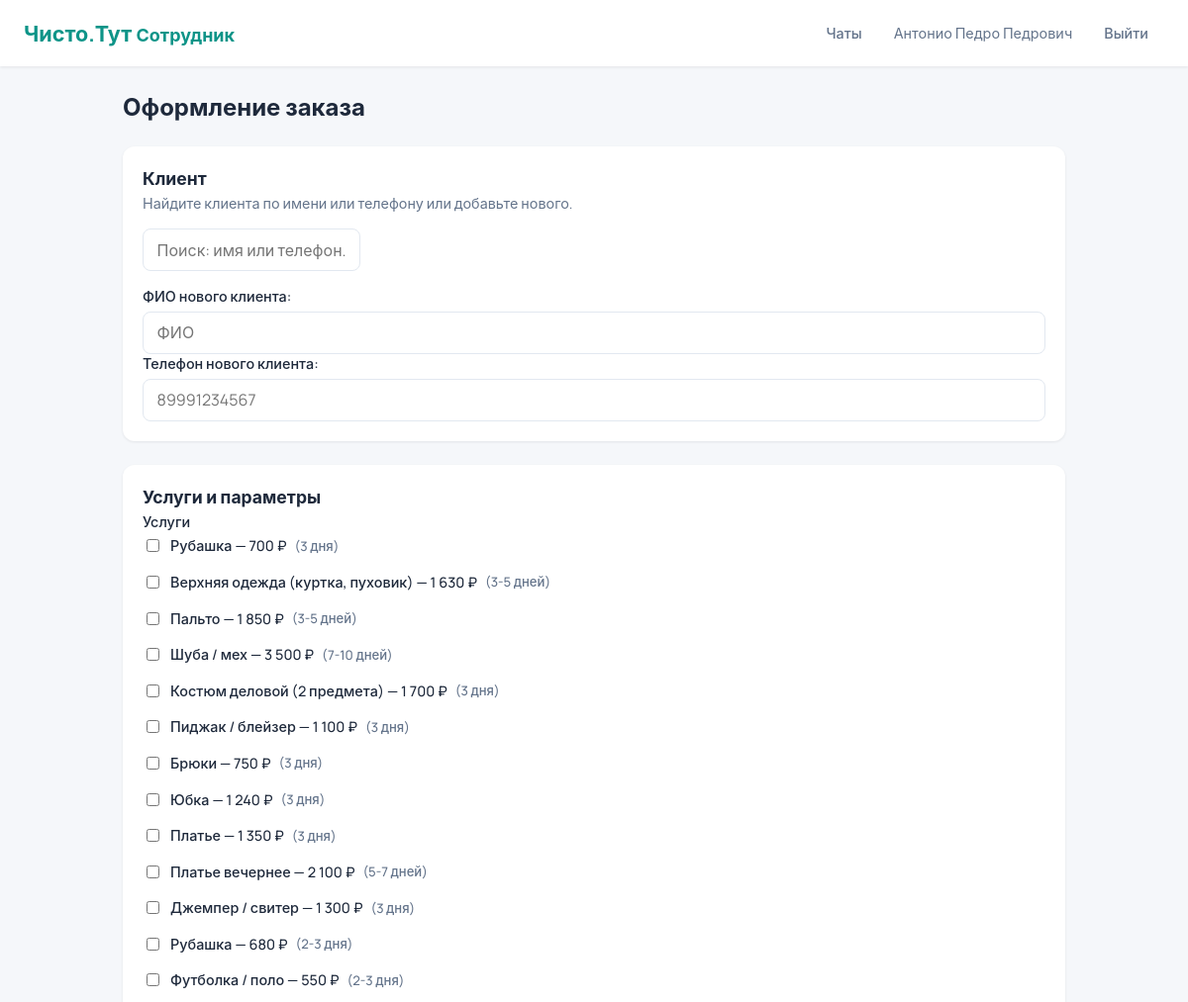
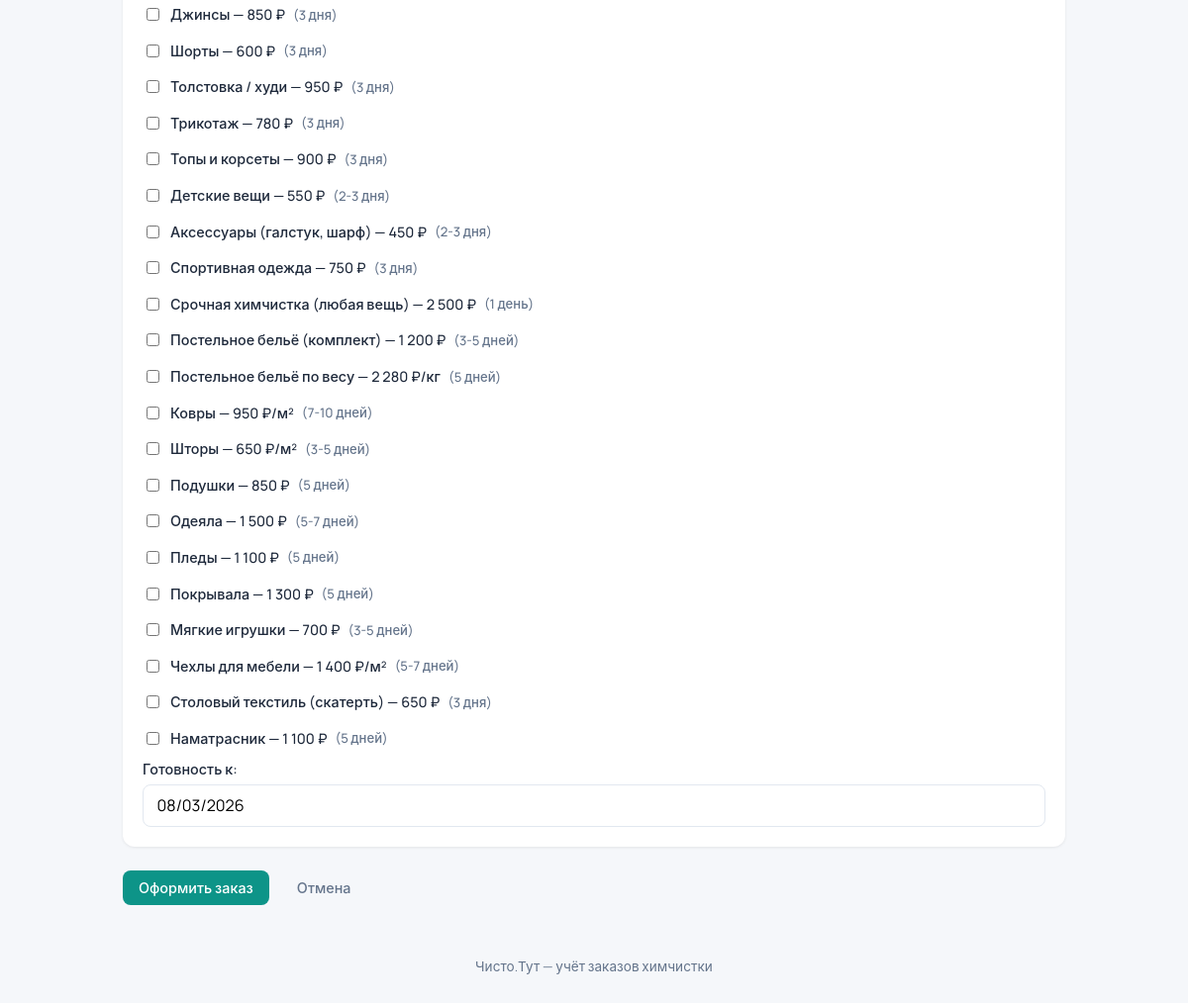
Screenshot of /staff/order/new/ (signed in) with the database file from the repository (2 pictures, top to bottom).
### core/models.py (models this page shows, shortened)
class User(AbstractUser):
    username = None
    phone = models.CharField(
        'Телефон',
        max_length=11,
        unique=True,
        validators=[phone_validator],
        help_text='Формат: 89991234567 или 79991234567',
    )
    patronymic = models.CharField('Отчество', max_length=150)
    objects = UserManager()
    USERNAME_FIELD = 'phone'
    REQUIRED_FIELDS = ['first_name']
    class Meta:
        verbose_name = 'пользователь'
        verbose_name_plural = 'пользователи'
    def get_full_name(self):
        parts = [self.last_name, self.first_name, self.patronymic]
        return ' '.join(p for p in parts if p)

class Service(models.Model):
    UNIT_PIECE = 'piece'
    UNIT_KG = 'kg'
    UNIT_M2 = 'm2'
    UNIT_CHOICES = [
        (UNIT_PIECE, 'За штуку'),
        (UNIT_KG, 'За кг'),
        (UNIT_M2, 'За м²'),
    ]
    category = models.ForeignKey(
        ServiceCategory, on_delete=models.SET_NULL,
        null=True, blank=True,
        related_name='services', verbose_name='Категория',
    )
    parent = models.ForeignKey(
        'self', on_delete=models.CASCADE,
        null=True, blank=True,
        related_name='children', verbose_name='Родительская услуга',
        help_text='Если задана — это вариант/подуслуга',
    )
    name = models.CharField('Название', max_length=200)
    price = models.DecimalField('Цена', max_digits=10, decimal_places=2, default=0)
    image = models.ImageField('Изображение', upload_to='services/', blank=True, null=True)
    cleaning_time = models.CharField('Срок чистки', max_length=50, default='3 дня', help_text='Например: 3 дня, 7-10 дней, от 5 дней')
    price_unit = models.CharField('Единица расчёта', max_length=10, choices=UNIT_CHOICES, default=UNIT_PIECE)
    has_dimensions = models.BooleanField('Нужны длина и ширина (м²)', default=False, help_text='Для штор, ковров и т.п.')
    has_weight = models.BooleanField('Нужен вес (кг)', default=False, help_text='Для постельного белья и т.п.')
    is_popular = models.BooleanField('Популярная (на главной)', default=False)
    class Meta:
        verbose_name = 'услуга'
        verbose_name_plural = 'услуги'
    def price_label(self):
        if self.price_unit == self.UNIT_KG:
            return f"{self.price:,.0f} ₽/кг".replace(',', ' ')
        if self.price_unit == self.UNIT_M2:
            return f"{self.price:,.0f} ₽/м²".replace(',', ' ')
        return f"{self.price:,.0f} ₽".replace(',', ' ')

### core/views.py (the view, shortened to what this page needs)
# urls.py: path('order/new/', views.order_create, name='order_create'),
@login_required
def order_create(request):
    default_ready = timezone.localdate() + timezone.timedelta(days=3)
    form = OrderCreateForm(
        request.POST or None,
        initial={'ready_by': default_ready},
    )
    return render(request, 'core/order_create.html', {
        'form': form,
        'services': Service.objects.all(),
    })

### core/forms.py (shortened to what this page needs)
class OrderCreateForm(forms.Form):
    client_id = forms.IntegerField(required=False, widget=forms.HiddenInput())
    new_client_name = forms.CharField(
        label='ФИО нового клиента',
        max_length=200,
        required=False,
        widget=forms.TextInput(attrs={'class': 'form-input', 'placeholder': 'ФИО'}),
    )
    new_client_phone = forms.CharField(
        label='Телефон нового клиента',
        max_length=20,
        required=False,
        widget=forms.TextInput(attrs={'class': 'form-input', 'placeholder': '89991234567'}),
    )
    services = forms.ModelMultipleChoiceField(
        label='Услуги',
        queryset=Service.objects.all(),
        widget=forms.CheckboxSelectMultiple(attrs={'class': 'service-checkbox'}),
        required=True,
    )
    ready_by = forms.DateField(
        label='Готовность к',
        required=True,
        input_formats=['%d/%m/%Y', '%d.%m.%Y', '%Y-%m-%d'],
        widget=forms.DateInput(
            format='%d/%m/%Y',
            attrs={'class': 'form-input', 'placeholder': 'день/месяц/год'},
        ),
    )

### templates/core/order_create.html (shortened to what this page needs)
{% extends 'base.html' %}
{% block content %}
<div class="order-create">
    <h1 class="page-title">Оформление заказа</h1>
    <form method="post" class="order-form" id="order-form">
        <section class="form-section">
            <h2>Клиент</h2>
            <p class="section-desc">Найдите клиента по имени или телефону или добавьте нового.</p>
            <div class="client-search-row">
                <input type="text" id="client-search" class="form-input" placeholder="Поиск: имя или телефон..."
                       autocomplete="off">
            </div>
            <div id="new-client-fields" class="new-client-fields">
                <div class="form-group">
                    {{ form.new_client_name.label_tag }}
                    {{ form.new_client_name }}
                </div>
                <div class="form-group">
                    {{ form.new_client_phone.label_tag }}
                    {{ form.new_client_phone }}
                </div>
            </div>
        </section>
        <section class="form-section">
            <h2>Услуги и параметры</h2>
            <div class="form-group">
                <label>Услуги</label>
                {% for svc in services %}
                    <div class="svc-check-row">
                        <label class="checkbox-label">
                            <input type="checkbox" name="services" value="{{ svc.pk }}" class="service-checkbox"
                                   data-dims="{{ svc.has_dimensions|yesno:'1,0' }}" data-weight="{{ svc.has_weight|yesno:'1,0' }}">
                            {{ svc.name }} — {{ svc.price_label }}
                            <span class="svc-clean-time">({{ svc.cleaning_time }})</span>
                        </label>
                    </div>
                {% empty %}
                    <p class="empty">Нет услуг в прайсе. Добавьте в <a href="/admin/core/service/">админке</a>.</p>
                {% endfor %}
            </div>
            <div class="form-group">
                {{ form.ready_by.label_tag }}
                {{ form.ready_by }}
            </div>
        </section>
        <div class="form-actions">
            <button type="submit" class="btn btn-primary">Оформить заказ</button>
            <a href="{% url 'core:home' %}" class="btn btn-ghost">Отмена</a>
        </div>
    </form>
</div>
{% endblock %}

### templates/base.html (shortened to what this page needs)
<!DOCTYPE html>
<html lang="ru">
<head>
    {% load static %}
    <link rel="stylesheet" href="{% static 'css/style.css' %}">
    <link rel="stylesheet" href="{% static 'css/customer.css' %}">
</head>
<body>
    <header class="header">
        <a href="{% url 'core:home' %}" class="logo">Чисто.Тут <small>Сотрудник</small></a>
        <nav class="nav">
            {% if user.is_authenticated %}
                <a href="{% url 'core:staff_chat_list' %}" class="btn btn-ghost">Чаты</a>
                <span class="user-name">{{ user.get_full_name }}</span>
                <form action="{% url 'core:logout' %}" method="post" class="logout-form">
                    <button type="submit" class="btn btn-ghost">Выйти</button>
                </form>
            {% else %}
                <a href="{% url 'core:login' %}" class="btn btn-ghost">Вход</a>
                <a href="{% url 'core:register' %}" class="btn btn-primary">Регистрация</a>
            {% endif %}
        </nav>
    </header>
    <main class="main">
        {% block content %}{% endblock %}
    </main>
    <footer class="footer">
        <p>Чисто.Тут — учёт заказов химчистки</p>
    </footer>
</body>
</html>

### static/css/style.css (style rules this page uses)
:root { --bg: #f5f7fa; --surface: #ffffff; --primary: #0d9488; --primary-dark: #0f766e; --text: #1e293b; --text-muted: #64748b; --border: #e2e8f0; --danger: #dc2626; --warning: #d97706; --radius: 12px; --shadow: 0 1px 3px rgba(0,0,0,.08); --shadow-md: 0 4px 12px rgba(0,0,0,.08); }
* { box-sizing: border-box; }
body { font-family: 'Manrope', -apple-system, sans-serif; background: var(--bg); color: var(--text); margin: 0; min-height: 100vh; display: flex; flex-direction: column; }
.header { background: var(--surface); padding: 1rem 1.5rem; display: flex; align-items: center; justify-content: space-between; box-shadow: var(--shadow); }
.logo { font-size: 1.35rem; font-weight: 700; color: var(--primary); text-decoration: none; }
.nav { display: flex; align-items: center; gap: 1rem; }
.user-name { color: var(--text-muted); font-size: 0.9rem; }
.btn { display: inline-flex; align-items: center; justify-content: center; padding: 0.5rem 1rem; border-radius: 8px; font-family: inherit; font-size: 0.9rem; font-weight: 500; text-decoration: none; border: none; cursor: pointer; transition: background .2s, color .2s; }
.btn-primary { background: var(--primary); color: #fff; }
.btn-ghost { background: transparent; color: var(--text-muted); }
.logout-form { display: inline; margin: 0; }
.main { flex: 1; padding: 1.5rem; max-width: 1000px; margin: 0 auto; width: 100%; }
.footer { text-align: center; padding: 1rem; color: var(--text-muted); font-size: 0.85rem; }
.form-group { display: flex; flex-direction: column; gap: 0.35rem; }
.form-group label { font-size: 0.9rem; font-weight: 500; color: var(--text); }
.form-input { padding: 0.6rem 0.85rem; border: 1px solid var(--border); border-radius: 8px; font-family: inherit; font-size: 1rem; }
.page-title { margin: 0 0 1.5rem; font-size: 1.5rem; }
.section-desc { color: var(--text-muted); font-size: 0.9rem; margin: 0 0 1rem; }
.form-section { background: var(--surface); border-radius: var(--radius); padding: 1.25rem; box-shadow: var(--shadow); margin-bottom: 1.5rem; }
.form-section h2 { margin: 0 0 0.25rem; font-size: 1.1rem; }
.client-search-row { position: relative; margin-bottom: 0.75rem; }
.new-client-fields { margin-top: 1rem; }
.checkbox-label, .radio-label { display: flex; align-items: center; gap: 0.5rem; margin-bottom: 0.5rem; font-weight: normal; cursor: pointer; }
.form-actions { display: flex; gap: 0.75rem; margin-top: 1rem; }
.svc-check-row { margin-bottom: 0.25rem; }
.svc-clean-time { color: var(--text-muted); font-size: 0.82rem; }

### rows the page displays
User: get_full_name "Антонио Педро Педрович"
Service: name "Рубашка", price_label "700 ₽", cleaning_time "3 дня"
Service: name "Верхняя одежда (куртка, пуховик)", price_label "1 630 ₽", cleaning_time "3-5 дней"
Service: name "Пальто", price_label "1 850 ₽", cleaning_time "3-5 дней"
Service: name "Шуба / мех", price_label "3 500 ₽", cleaning_time "7-10 дней"
Service: name "Костюм деловой (2 предмета)", price_label "1 700 ₽", cleaning_time "3 дня"
Service: name "Пиджак / блейзер", price_label "1 100 ₽", cleaning_time "3 дня"
Service: name "Брюки", price_label "750 ₽", cleaning_time "3 дня"
Service: name "Юбка", price_label "1 240 ₽", cleaning_time "3 дня"
Service: name "Платье", price_label "1 350 ₽", cleaning_time "3 дня"
Service: name "Платье вечернее", price_label "2 100 ₽", cleaning_time "5-7 дней"
Service: name "Джемпер / свитер", price_label "1 300 ₽", cleaning_time "3 дня"
Service: name "Рубашка", price_label "680 ₽", cleaning_time "2-3 дня"
Service: name "Футболка / поло", price_label "550 ₽", cleaning_time "2-3 дня"
Service: name "Джинсы", price_label "850 ₽", cleaning_time "3 дня"
Service: name "Шорты", price_label "600 ₽", cleaning_time "3 дня"
Service: name "Толстовка / худи", price_label "950 ₽", cleaning_time "3 дня"
Service: name "Трикотаж", price_label "780 ₽", cleaning_time "3 дня"
Service: name "Топы и корсеты", price_label "900 ₽", cleaning_time "3 дня"
Service: name "Детские вещи", price_label "550 ₽", cleaning_time "2-3 дня"
Service: name "Аксессуары (галстук, шарф)", price_label "450 ₽", cleaning_time "2-3 дня"
Service: name "Спортивная одежда", price_label "750 ₽", cleaning_time "3 дня"
Service: name "Срочная химчистка (любая вещь)", price_label "2 500 ₽", cleaning_time "1 день"
Service: name "Постельное бельё (комплект)", price_label "1 200 ₽", cleaning_time "3-5 дней"
Service: name "Постельное бельё по весу", price_label "2 280 ₽/кг", cleaning_time "5 дней"
Service: name "Ковры", price_label "950 ₽/м²", cleaning_time "7-10 дней"
Service: name "Шторы", price_label "650 ₽/м²", cleaning_time "3-5 дней"
Service: name "Подушки", price_label "850 ₽", cleaning_time "5 дней"
Service: name "Одеяла", price_label "1 500 ₽", cleaning_time "5-7 дней"
Service: name "Пледы", price_label "1 100 ₽", cleaning_time "5 дней"
Service: name "Покрывала", price_label "1 300 ₽", cleaning_time "5 дней"
Service: name "Мягкие игрушки", price_label "700 ₽", cleaning_time "3-5 дней"
Service: name "Чехлы для мебели", price_label "1 400 ₽/м²", cleaning_time "5-7 дней"
Service: name "Столовый текстиль (скатерть)", price_label "650 ₽", cleaning_time "3 дня"
Service: name "Наматрасник", price_label "1 100 ₽", cleaning_time "5 дней"
